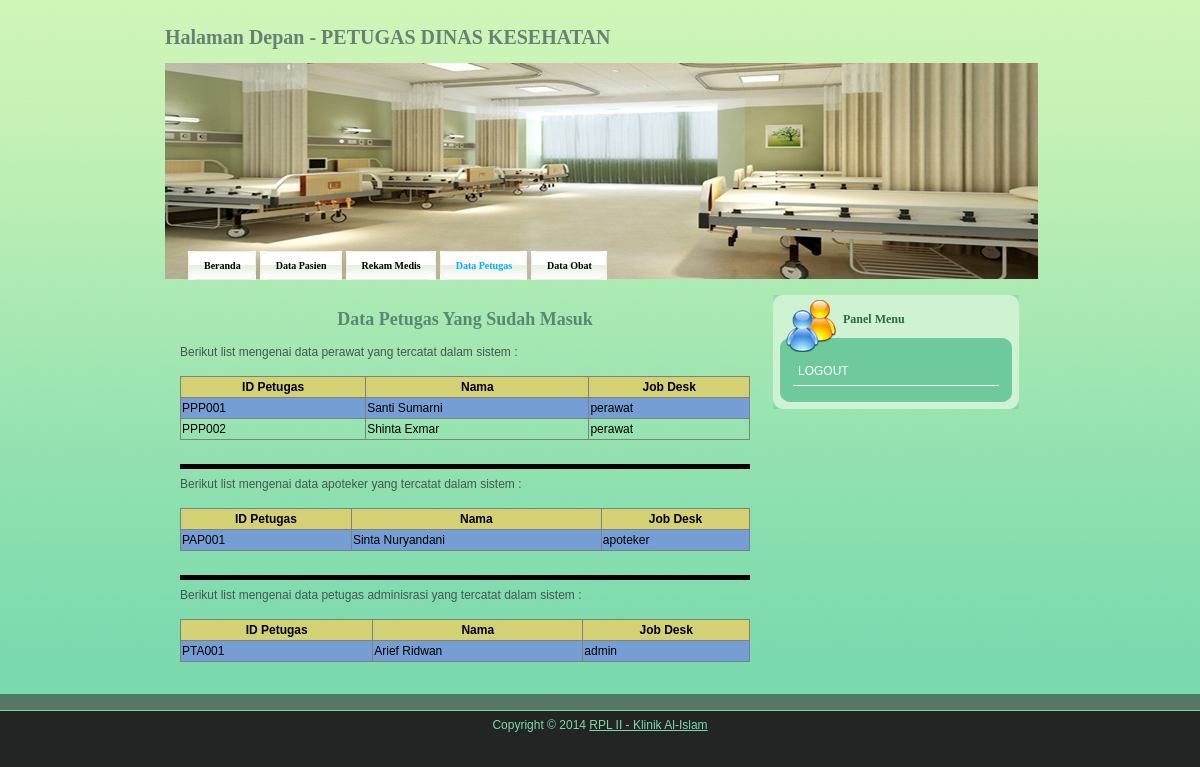
The page /dinas_petugas.php on the database its author committed.
### tables this page shows
CREATE TABLE IF NOT EXISTS `petugas` (
  `petugas_id` char(6) NOT NULL,
  `petugas_nama` varchar(20) NOT NULL,
  `petugas_username` char(15) NOT NULL,
  `petugas_password` char(15) NOT NULL,
  `petugas_tipe` varchar(10) NOT NULL,
  PRIMARY KEY (`petugas_id`)
);

### dinas_petugas.php (the view, shortened to what this page needs)
<!DOCTYPE html PUBLIC "-//W3C//DTD XHTML 1.0 Transitional//EN" "http://www.w3.org/TR/xhtml1/DTD/xhtml1-transitional.dtd">
<html xmlns="http://www.w3.org/1999/xhtml">
		<head>
		<link href="adsi.css" rel="stylesheet" type="text/css" />
		</head>
<body>
	<div id="templatemo_top_bg">
   	  <div class="templatemo_container">
        	<div id="templatemo_header">
            	<div id="templatemo_logo">
	            	Halaman Depan - PETUGAS DINAS KESEHATAN
                </div>
                <div id="templatemo_header_bottom">
                	<div id="templatemo_menu">
                    	<ul>
                        	<li><a href="dinas_beranda.php"><b>Beranda</b></a></li>
							<li><a href="dinas_list.php"><b>Data Pasien</b></a></li>
							<li><a href="dinas_rekam.php"><b>Rekam Medis</b></a></li>
							<li class="current"><a href="dinas_petugas.php"><b>Data Petugas</b></a></li>
							<li><a href="dinas_obat.php"><b>Data Obat</b></a></li>
                        </ul>
                    </div>
                </div>
            </div>
            <div id="templatemo_content">
            	<div id="templatemo_content_left">
                	<div class="templatemo_post">
						<?php
						include 'includes/koneksi.php';
						?>
						<h1 align="center">Data Petugas Yang Sudah Masuk</h1>
						<p>Berikut list mengenai data perawat yang tercatat dalam sistem : </p>
						<table border="1">
							<thead>
								<tr>
									<th>ID Petugas</th>
									<th>Nama</th>
									<th>Job Desk</th>
								</tr>
							</thead>
							<tbody>
							<?php
							$sql = "select * from petugas WHERE left(petugas_id,3)='PPP'";
							foreach ($dbh->query($sql) as $data) :
							?>
								<tr>
									<td><?php echo $data['petugas_id']?></td>
									<td><?php echo $data['petugas_nama'] ?></td>
									<td><?php echo $data['petugas_tipe'] ?></td>
								</tr>
							<?php
							endforeach;
							?>
							</tbody>
						</table>
						<br/><hr size="5" color="black" width="auto">
						<p>Berikut list mengenai data apoteker yang tercatat dalam sistem : </p>
						<table border="1">
							<thead>
								<tr>
									<th>ID Petugas</th>
									<th>Nama</th>
									<th>Job Desk</th>
								</tr>
							</thead>
							<tbody>
							<?php
							$sql = "select * from petugas WHERE left(petugas_id,3)='PAP'";
							foreach ($dbh->query($sql) as $data) :
							?>
								<tr>
									<td><?php echo $data['petugas_id']?></td>
									<td><?php echo $data['petugas_nama'] ?></td>
									<td><?php echo $data['petugas_tipe'] ?></td>
								</tr>
							<?php
							endforeach;
							?>
							</tbody>
						</table>
						<br/><hr size="5" color="black" width="auto">
						<p>Berikut list mengenai data petugas adminisrasi yang tercatat dalam sistem : </p>
						<table border="1">
							<thead>
								<tr>
									<th>ID Petugas</th>
									<th>Nama</th>
									<th>Job Desk</th>
								</tr>
							</thead>
							<tbody>
							<?php
							$sql = "select * from petugas WHERE left(petugas_id,3)='PTA'";
							foreach ($dbh->query($sql) as $data) :
							?>
								<tr>
									<td><?php echo $data['petugas_id']?></td>
									<td><?php echo $data['petugas_nama'] ?></td>
									<td><?php echo $data['petugas_tipe'] ?></td>
								</tr>
							<?php
							endforeach;
							?>
							</tbody>
						</table>
                    </div>
              </div>
              <div id="templatemo_content_right">
                    <div class="templatemo_section">
                    	<div class="templatemo_section_2_top">
                        Panel Menu
                        </div>
                        <div class="templatemo_section_2_mid">
                        <ul>
                        	<li><a href="index.php">LOGOUT</a> </li>
						</ul>
                        </div>
                        <div class="templatemo_section_2_bottom">
                        </div>
                    </div>
                </div>
                <div class="cleaner_with_height"></div>
        </div>
        <div class="cleaner_with_height"></div>
   	  </div>
    </div>
    <div id="templatemo_bottom_bg">
    	<div class="templatemo_container">
        	<div id="templatemo_bottom_panel">
			</div>
            <div class="cleaner_with_height"></div>
        </div>
    </div>
    <?php include 'includes/footer.php'; ?>
</body>
</html>

### adsi.css (style rules this page uses)
html { background: #232524; }
body { margin: 0; padding:0; font-family: Arial, Helvetica, sans-serif; font-size: 12px; line-height: 1.5em; width: 100%; display: table; }
a:link, a:visited { color: #006699; text-decoration: underline; }
.templatemo_container { width: 900px; margin: auto; }
#templatemo_bottom_bg { width: 100%; background: #567867; border-bottom: 1px solid #7bdaae; }
#templatemo_top_bg { width: 100%; background: #7bdaae url(images/templatemo_bg.jpg) repeat-x; }
#templatemo_header { width: 100%; height: 280px; }
#templatemo_logo { float: left; width: 600px; height: 20px; font-family: Tahoma; font-size: 20px; font-weight: bold; color: #678275; margin: 28px 0 0 15px; padding: 0; }
#templatemo_header_bottom { float: left; width: 873px; height: 216px; background: url(images/templatemo_header.jpg) no-repeat; margin: 15px 0 0 15px; }
#templatemo_menu { width: 465px; height: 29px; margin: 170px 0 0 23px; padding: 0; }
#templatemo_menu ul { list-style: none; display: inline; }
#templatemo_menu li a { float: left; display: block; color: #000; background: url(images/templatemo_menu_left.jpg) no-repeat; text-decoration: none; font-family: Tahoma; font-size: 10px; margin: 0 4px 0 0; padding: 0; height: 29px; line-height: 29px; text-align: center; cursor: pointer; }
#templatemo_menu li a b { float: left; display: block; margin: 0 0 0 6px; padding: 0 15px 0 10px; background: url(images/templatemo_menu_right.jpg) right top no-repeat; color: #000; }
#templatemo_menu li.current a, #templatemo_menu li a:hover, #templatemo_menu li.current a b, #templatemo_menu li a:hover b { color: #05acff; }
#templatemo_content { margin: 15px; padding: 0; }
#templatemo_content_left { float: left; width: 600px; }
#templatemo_content_left .templatemo_post { margin: 15px; padding: 0; }
.templatemo_post h1 { font-family: Tahoma; font-size: 18px; color: #588970; margin: 0 0 15px 0; padding: 0; }
.templatemo_post p { font-family: Arial; font-size: 12px; color: #46574d; text-align: justify; margin: 0 0 15px 0; padding: 0; }
#templatemo_content_right { float: right; width: 250px; margin: 0 12px 0 0 ; padding: 0; }
.templatemo_section { margin: 0 0 15px 0; padding: 0; }
.templatemo_section_2_top { width: 176px; height: 42px; font-family: Tahoma; font-weight: bold; font-size: 12px; color: #276b45; background: url(images/templatemo_section_2_top_bg.jpg) no-repeat; margin: 0; padding: 15px 0 0 70px; }
.templatemo_section_2_mid { width: 246px; background: url(images/templatemo_section_2_mid_bg.jpg) repeat-y; margin: 0; padding: 5px 0; }
.templatemo_section_2_bottom { width: 246px; height: 18px; background: url(images/templatemo_section_2_bottom_bg.jpg) no-repeat; }
.templatemo_section_2_mid ul { list-style: none; margin: 0 20px; padding: 0; }
.templatemo_section_2_mid li { border-bottom: 1px solid #fff; margin: 0; padding: 5px; }
.templatemo_section_2_mid li a { color: #fff; text-decoration: none; }
#templatemo_bottom_panel { width: 100%; margin: 0; padding: 15px 0 0 0; }
.cleaner_with_height { clear: both; height: 1px; }

### dinas_petugas.php (style rules this page uses)
tbody > tr:nth-child(2n+1) > td, tbody > tr:nth-child(2n+1) > th { background-color: #749ED4; }
table { width: 100%; margin: auto; border-collapse: collapse; box-shadow: darkgrey 3px; }
thead tr { background-color: #D4D074; }

### rows shown on the page
petugas: petugas_id "PPP001", petugas_nama "Santi Sumarni", petugas_tipe "perawat"
petugas: petugas_id "PPP002", petugas_nama "Shinta Exmar", petugas_tipe "perawat"
petugas: petugas_id "PAP001", petugas_nama "Sinta Nuryandani", petugas_tipe "apoteker"
petugas: petugas_id "PTA001", petugas_nama "Arief Ridwan", petugas_tipe "admin"
